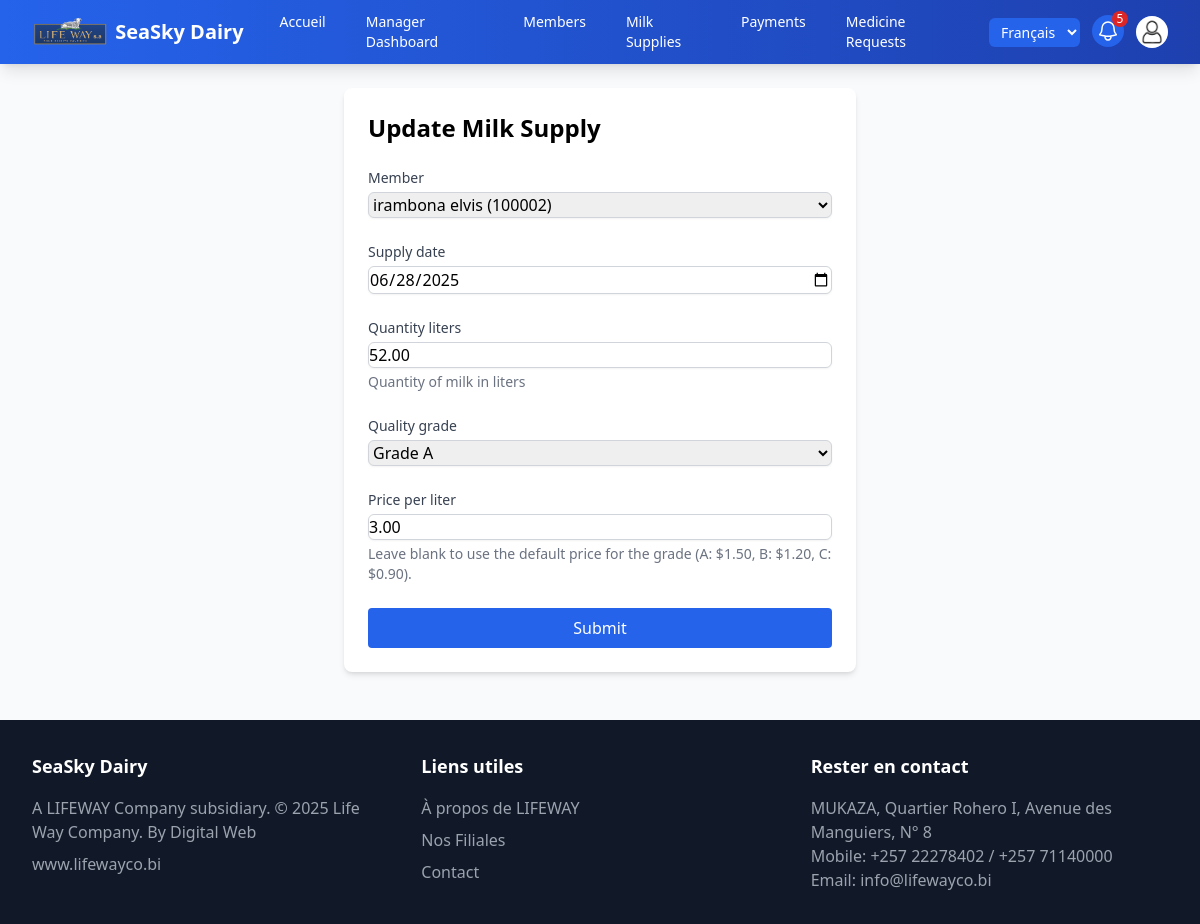
Screenshot of /milk-supplies/5/update/ (signed in) with the database file from the repository.
### supply/models.py (models this page shows, shortened)
class Member(models.Model):
    user = models.OneToOneField(User, on_delete=models.CASCADE, related_name="member_profile")
    cooperative = models.ForeignKey(Cooperative, on_delete=models.SET_NULL, null=True, blank=True, related_name="members")
    first_name = models.CharField(max_length=50)
    last_name = models.CharField(max_length=50)
    member_id = models.IntegerField(unique=True, editable=False)
    contact_number = models.CharField(max_length=15, blank=True)
    email = models.EmailField(blank=True, null=True)
    joined_date = models.DateField(default=timezone.now)
    def __str__(self):
        return f"{self.first_name} {self.last_name} ({self.member_id})"
    @property
    def full_name(self):
        return f"{self.first_name} {self.last_name}".strip()
    class Meta:
        indexes = [
            models.Index(fields=['member_id']),
            models.Index(fields=['cooperative']),
        ]

class MilkSupply(models.Model):
    member = models.ForeignKey(Member, on_delete=models.CASCADE, related_name="milk_supplies")
    supply_date = models.DateField(default=timezone.now)
    quantity_liters = models.DecimalField(
        max_digits=10, decimal_places=2, validators=[MinValueValidator(0.01)],
        help_text="Quantity of milk in liters"
    )
    quality_grade = models.CharField(max_length=10, choices=[
        ('A', 'Grade A'),
        ('B', 'Grade B'),
        ('C', 'Grade C')
    ], default='A')
    price_per_liter = models.DecimalField(
        max_digits=10, decimal_places=2, validators=[MinValueValidator(0.01)],
        help_text="Price per liter in USD"
    )
    recorded_at = models.DateTimeField(auto_now_add=True)
    class Meta:
        indexes = [
            models.Index(fields=['member', 'supply_date']),
            models.Index(fields=['supply_date']),
        ]

### supply/views.py (the view)
# urls.py: path('milk-supplies/<int:pk>/update/', views.milk_supply_update, name='milk_supply_update'),
@login_required
def milk_supply_update(request, pk):
    supply = get_object_or_404(MilkSupply, pk=pk)
    if not can_access_member(request.user, supply.member):
        return HttpResponseForbidden("Access denied")
    form = MilkSupplyForm(request.POST or None, instance=supply, user=request.user)
    if request.method == 'POST':
        if form.is_valid():
            form.save()
            messages.success(request, "Milk supply updated successfully.")
            return redirect('milk_supply_list')
        messages.error(request, "Error updating milk supply.")
    return render(request, 'milk_supply_form.html', {'form': form, 'title': 'Update Milk Supply'})

### supply/context_processors.py (called while the page is built)
def notifications(request):
    user = getattr(request, 'user', None)
    if user is None or not user.is_authenticated:
        return {}
    requests = MedicineRequest.objects.filter(status='PENDING')
    if user.role == 'MANAGER':
        profile = get_member_profile(user)
        requests = requests.filter(member__cooperative=profile.cooperative if profile else None)
    elif user.role != 'ADMIN':
        profile = get_member_profile(user)
        requests = requests.filter(member=profile) if profile else requests.none()
    return {'pending_request_count': requests.count()}

### supply/forms.py (called while the page is built)
def get_member_profile(user):
    if user is None or not user.is_authenticated:
        return None
    try:
        return user.member_profile
    except Member.DoesNotExist:
        return None

def members_visible_to(user):
    if user is None or not user.is_authenticated:
        return Member.objects.none()
    if user.role == 'ADMIN':
        return Member.objects.all()
    profile = get_member_profile(user)
    if profile is None:
        return Member.objects.none()
    if user.role == 'MANAGER' and profile.cooperative:
        return Member.objects.filter(cooperative=profile.cooperative)
    return Member.objects.filter(pk=profile.pk)

### supply/views.py (called while the page is built)
def manager_cooperative(user):
    profile = get_member_profile(user)
    return profile.cooperative if profile else None

def can_access_member(user, member):
    if user.role == 'ADMIN':
        return True
    if user.role == 'MANAGER':
        cooperative = manager_cooperative(user)
        return cooperative is not None and member.cooperative_id == cooperative.pk
    return get_member_profile(user) == member

### supply/templates/milk_supply_form.html (shortened to what this page needs)
{% extends 'base.html' %}
{% block content %}
<div class="bg-white p-6 rounded-lg shadow-md max-w-lg mx-auto">
    <h1 class="text-2xl font-bold mb-6">{{ title }}</h1>
    <form method="post" class="space-y-6">
        {% for field in form %}
        <div>
            <label for="{{ field.id_for_label }}" class="block text-sm font-medium text-gray-700">{{ field.label }}</label>
            {{ field }}
            {% if field.help_text %}
                <p class="text-gray-500 text-sm mt-1">{{ field.help_text }}</p>
            {% endif %}
        </div>
        {% endfor %}
        <button type="submit" class="w-full bg-blue-600 text-white px-4 py-2 rounded hover:bg-blue-700 focus:outline-none focus:ring-2 focus:ring-blue-500">Submit</button>
    </form>
</div>
{% endblock %}

### rows the page displays
Member: form "irambona elvis (100002)"
MilkSupply: form "06/28/2025" "52.00" "Grade A" "3.00"

### other values shown
{{ pending_request_count }} "5"
{{ title }} "Update Milk Supply"
{{ field.label }} "Member" "Supply date" "Quantity liters" "Quality grade" "Price per liter"
{{ field.help_text }} "Quantity of milk in liters" "Leave blank to use the default price for the grade (A: $1.50, B: $1.20, C: $0.90)."
